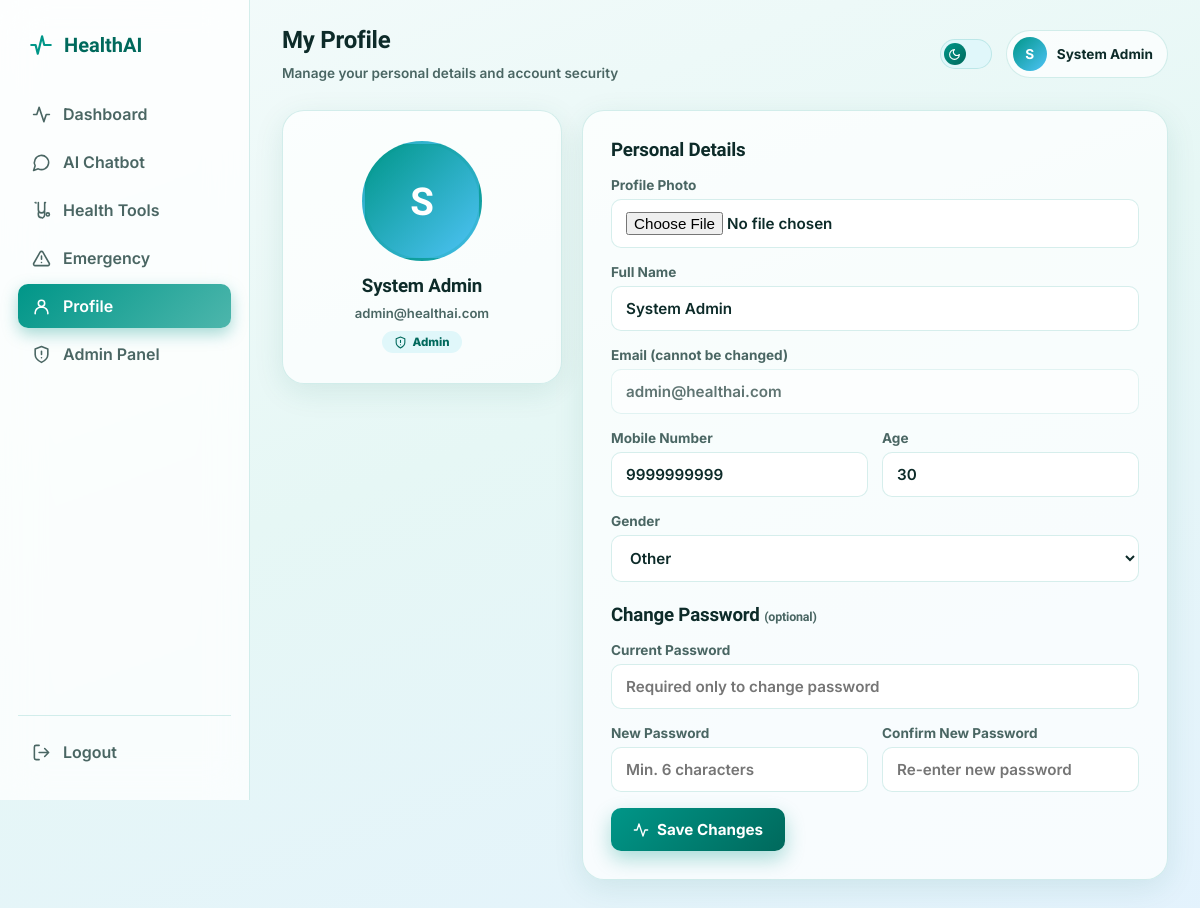
Screenshot of /profile (signed in) with the database file from the repository.
### tables this page shows
CREATE TABLE users (
            id INTEGER PRIMARY KEY AUTOINCREMENT,
            full_name TEXT NOT NULL,
            email TEXT UNIQUE NOT NULL,
            mobile TEXT NOT NULL,
            age INTEGER NOT NULL,
            gender TEXT NOT NULL,
            password_hash TEXT NOT NULL,
            created_at TEXT NOT NULL,
            is_admin INTEGER NOT NULL DEFAULT 0,
            profile_photo TEXT
        );

### app.py (the view, shortened to what this page needs)
@app.route("/profile", methods=["GET", "POST"])
@login_required
def profile():
    db = get_db()
    user = db.execute("SELECT * FROM users WHERE id = ?", (session["user_id"],)).fetchone()
    if request.method == "GET":
        return render_template("profile.html", full_name=session.get("full_name"), user=user)

### app.py (called while the page is built)
def get_db():
    if "db" not in g:
        g.db = sqlite3.connect(DB_PATH)
        g.db.row_factory = sqlite3.Row
    return g.db

def login_required(view):
    @wraps(view)
    def wrapped(*args, **kwargs):
        if "user_id" not in session:
            return redirect(url_for("login"))
        return view(*args, **kwargs)
    return wrapped

@app.after_request
def add_no_cache_headers(response):
    if "user_id" not in session:
        response.headers["Cache-Control"] = "no-store, no-cache, must-revalidate, max-age=0"
        response.headers["Pragma"] = "no-cache"
    return response

### templates/profile.html (shortened to what this page needs)
{% extends "base.html" %}
{% from "_icons.html" import icon %}
{% set active_page = 'profile' %}
{% block topbar_title %}
<h1>My Profile</h1>
<span style="font-size:0.85rem; color:var(--text-muted); font-weight:600;">Manage your personal details and account security</span>
{% endblock %}
{% block content %}
<div class="profile-layout">
  <div class="glass-card profile-photo-card">
    {% if user.profile_photo %}
    <img class="profile-photo-preview" id="photo-preview" src="{{ url_for('static', filename='uploads/profile_photos/' + user.profile_photo) }}" alt="Profile photo">
    {% else %}
    <div class="profile-photo-preview profile-photo-fallback" id="photo-preview-fallback">{{ (user.full_name or "U")[0]|upper }}</div>
    {% endif %}
    <h3 style="margin-top:14px;">{{ user.full_name }}</h3>
    <span style="font-size:0.82rem; color:var(--text-muted); font-weight:600;">{{ user.email }}</span>
    {% if user.is_admin %}
    <span class="admin-badge">{{ icon('shield-alert', 13) }} Admin</span>
    {% endif %}
  </div>
  <form class="glass-card profile-form" method="POST" action="{{ url_for('profile') }}" enctype="multipart/form-data">
    <h3 style="margin-bottom:16px;">Personal Details</h3>
    <div class="field">
      <label for="profile_photo_input">Profile Photo</label>
      <input type="file" id="profile_photo_input" name="profile_photo" accept="image/png,image/jpeg,image/gif,image/webp">
    </div>
    <div class="field">
      <label for="full_name">Full Name</label>
      <input type="text" id="full_name" name="full_name" value="{{ user.full_name }}" required>
    </div>
    <div class="field">
      <label>Email (cannot be changed)</label>
      <input type="email" value="{{ user.email }}" disabled style="opacity:0.65;">
    </div>
    <div class="field-row">
      <div class="field">
        <label for="mobile">Mobile Number</label>
        <input type="tel" id="mobile" name="mobile" pattern="[0-9]{10}" value="{{ user.mobile }}" required>
      </div>
      <div class="field">
        <label for="age">Age</label>
        <input type="number" id="age" name="age" min="1" max="119" value="{{ user.age }}" required>
      </div>
    </div>
    <div class="field">
      <label for="gender">Gender</label>
      <select id="gender" name="gender" required>
        <option value="Other" {% if user.gender == 'Other' %}selected{% endif %}>Other</option>
      </select>
    </div>
    <h3 style="margin: 22px 0 16px;">Change Password <span style="font-weight:600; font-size:0.78rem; color:var(--text-muted);">(optional)</span></h3>
    <div class="field">
      <label for="current_password">Current Password</label>
      <input type="password" id="current_password" name="current_password" placeholder="Required only to change password">
    </div>
    <div class="field-row">
      <div class="field">
        <label for="new_password">New Password</label>
        <input type="password" id="new_password" name="new_password" placeholder="Min. 6 characters" minlength="6">
      </div>
      <div class="field">
        <label for="confirm_password">Confirm New Password</label>
        <input type="password" id="confirm_password" name="confirm_password" placeholder="Re-enter new password" minlength="6">
      </div>
    </div>
    <button type="submit" class="btn btn-primary">{{ icon('activity', 16) }} Save Changes</button>
  </form>
</div>
{% endblock %}

### templates/base.html (shortened to what this page needs)
<!DOCTYPE html>
<html lang="en">
<head>
{% from "_icons.html" import icon %}
<link rel="stylesheet" href="{{ url_for('static', filename='css/style.css') }}">
</head>
<body>
<div class="app-shell">
  <aside class="sidebar">
    <div class="brand">
      {{ icon('pulse', 26) }}
      <span>HealthAI</span>
    </div>
    <nav style="display:flex; flex-direction:column; gap:4px;">
      <a class="nav-link {% if active_page == 'dashboard' %}active{% endif %}" href="{{ url_for('dashboard') }}">
        {{ icon('activity') }} Dashboard
      </a>
      <a class="nav-link {% if active_page == 'chatbot' %}active{% endif %}" href="{{ url_for('chatbot') }}">
        {{ icon('chat') }} AI Chatbot
      </a>
      <a class="nav-link {% if active_page == 'health_tools' %}active{% endif %}" href="{{ url_for('health_tools') }}">
        {{ icon('stethoscope') }} Health Tools
      </a>
      <a class="nav-link {% if active_page == 'emergency' %}active{% endif %}" href="{{ url_for('emergency') }}">
        {{ icon('alert-triangle') }} Emergency
      </a>
      <a class="nav-link {% if active_page == 'profile' %}active{% endif %}" href="{{ url_for('profile') }}">
        {{ icon('user') }} Profile
      </a>
      {% if session.is_admin %}
      <a class="nav-link {% if active_page == 'admin' %}active{% endif %}" href="{{ url_for('admin_panel') }}">
        {{ icon('shield-alert') }} Admin Panel
      </a>
      {% endif %}
    </nav>
    <div class="sidebar-footer">
      <a class="nav-link" href="{{ url_for('logout_page') }}">
        {{ icon('log-out') }} Logout
      </a>
    </div>
  </aside>
  <main class="main-content page-fade">
    <div class="topbar">
      <div style="display:flex; align-items:center; gap:12px;">
        <div class="topbar-title">{% block topbar_title %}{% endblock %}</div>
      </div>
      <div class="topbar-actions">
        <button class="theme-toggle" onclick="toggleTheme()" aria-label="Toggle dark mode">
          <span class="knob">{{ icon('moon', 12) }}</span>
        </button>
        <a href="{{ url_for('profile') }}" class="profile-chip" style="cursor:pointer;">
          {% if session.profile_photo %}
          <img class="avatar" style="object-fit:cover;" src="{{ url_for('static', filename='uploads/profile_photos/' + session.profile_photo) }}" alt="Profile photo">
          {% else %}
          <div class="avatar">{{ (full_name or "U")[0]|upper }}</div>
          {% endif %}
          <span style="font-weight:700; font-size:0.85rem;">{{ full_name }}</span>
        </a>
      </div>
    </div>
    {% block content %}{% endblock %}
  </main>
</div>
</body>
</html>

### rows the page displays
users: full_name "System Admin", full_name "S", email "admin@healthai.com", mobile "9999999999", age "30", gender "Other"

### other values shown
{{ (full_name or "U")[0]|upper }} "S"
